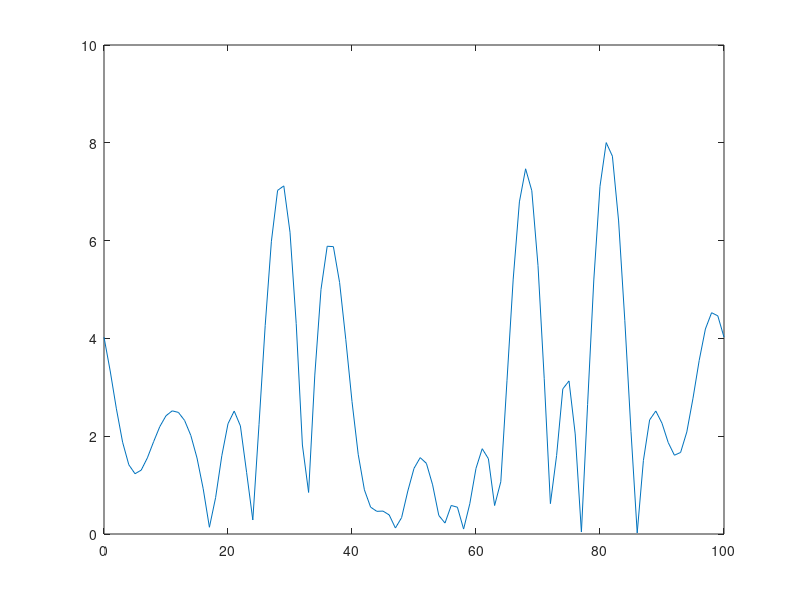

Write MATLAB code to recreate this figure.
% MATLAB script for Illustrative Problem 8.4

echo on
clear;
K=10;N=2*K;T=100;m=4;
a=rand(1,36);
a=sign(a-0.5);
b=reshape(a,9,4);
% Generate the 16QAM points
XXX=2*b(:,1)+b(:,2)+1i*(2*b(:,3)+b(:,4));
XX=XXX';
X=[0 XX 0 conj(XX(9:-1:1))];
xt=zeros(1,101);
for t=0:100
    for k=0:N-1
        xt(1,t+1)=xt(1,t+1)+1/sqrt(N)*X(k+1)*exp(1i*2*pi*k*t/T);
        echo off
    end
end
echo on
xn=zeros(1,N+m);
for n=0:N-1
    for k=0:N-1
        xn(n+m+1)=xn(n+1)+1/sqrt(N)*X(k+1)*exp(1i*2*pi*n*k/N);
        echo off
    end
end
xn(1:m)=xn(N-m+1:N);
echo on
pause % press any key to see a plot of x(t)
plot([0:100],abs(xt))
% Check the difference between xn and samples of x(t)
for n=0:N-1
    d(n+1)=xt(T/N*n+1)-xn(1+n+m);
    echo off
end
echo on
e=norm(d);
Y=zeros(1,10);
for k=1:9
    for n=0:N-1
        Y(1,k+1)=Y(1,k+1)+1/sqrt(N)*xn(n+m+1)*exp(-1i*2*pi*k*n/N);
        echo off
    end
end
echo on
dd=Y(1:10)-X(1:10);
ee=norm(dd);